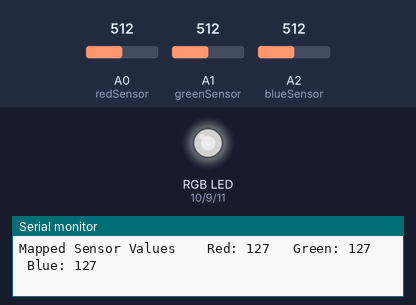
This sketch was run on a simulated Arduino Uno, built with avr-gcc and run on an emulated ATmega328P. Parts: an RGB LED mixed from three pins (HIGH = lit), the last lines printed to the serial monitor. The test bench sets the inputs (shaded band); at power-on: A0 (redSensor) = 512, A1 (greenSensor) = 512, A2 (blueSensor) = 512. Dim RGB values are drawn brighter than linear.

Above: at 1.2 s.
1.3 s: A0 (redSensor) set to 409
At 2.6 s:
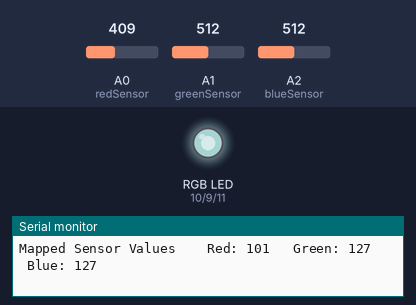
4.3 s: A0 (redSensor) set to 387
At 5.9 s:
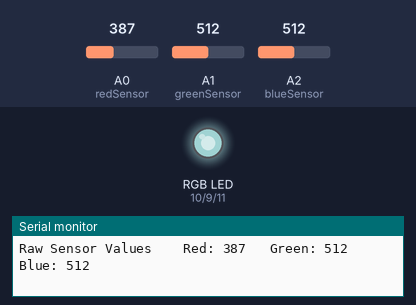
7.3 s: A1 (greenSensor) set to 410
At 8.2 s:
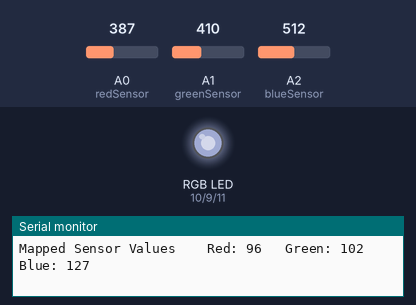
10.3 s: A1 (greenSensor) set to 384
At 11.1 s:
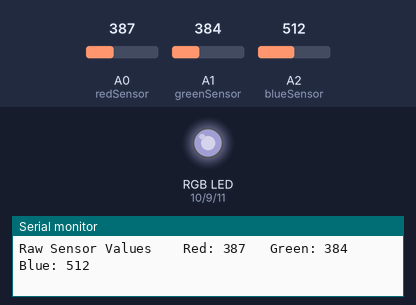
13.3 s: A2 (blueSensor) set to 411
At 14.7 s:
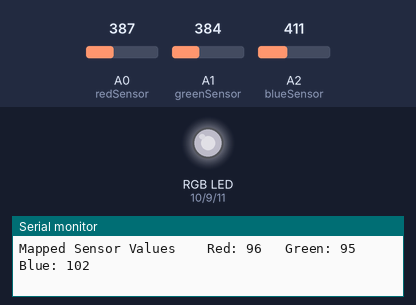
16.3 s: A2 (blueSensor) set to 383
At 17.1 s:
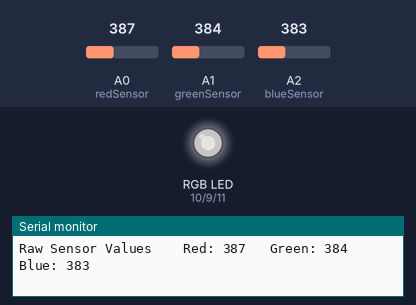
Timing chart, 0 to 19.3 s (numbered marks = the images above; inputs shaded):
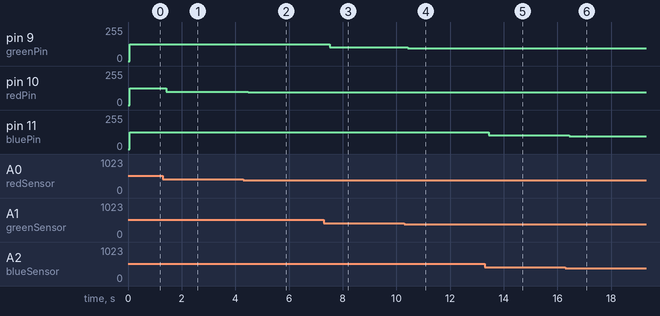

The sketch:

main.ino
```cpp
const int redPin   = 10;
const int greenPin = 9;
const int bluePin  = 11;

const int redSensor   = A0;
const int greenSensor = A1;
const int blueSensor  = A2;

int redValue   = 0;
int greenValue = 0;
int blueValue  = 0;

int redSensorVal   = 0;
int greenSensorVal = 0;
int blueSensorVal  = 0;

void setup() {
    Serial.begin(9600);

    pinMode(redPin,   OUTPUT);
    pinMode(greenPin, OUTPUT);
    pinMode(bluePin,  OUTPUT);
}

void loop() {
    redSensorVal = analogRead(redSensor);
    delay(5);
    greenSensorVal = analogRead(greenSensor);
    delay(5);
    blueSensorVal = analogRead(blueSensor);

    Serial.print("Raw Sensor Values \t Red: ");
    Serial.print(redSensorVal);
    Serial.print("\t Green: ");
    Serial.print(greenSensorVal);
    Serial.print("\t Blue: ");
    Serial.println(blueSensorVal);

    redValue   = map(redSensorVal,   0, 1023, 0, 255);
    greenValue = map(greenSensorVal, 0, 1023, 0, 255);
    blueValue  = map(blueSensorVal,  0, 1023, 0, 255);

    Serial.print("Mapped Sensor Values \t Red: ");
    Serial.print(redValue);
    Serial.print("\t Green: ");
    Serial.print(greenValue);
    Serial.print("\t Blue: ");
    Serial.println(blueValue);

    analogWrite(redPin,   redValue);
    analogWrite(greenPin, greenValue);
    analogWrite(bluePin,  blueValue);
}
```

Measured:
- after the input at 1.3 s, pin 10 (redPin): 127/255 → 101/255 after 0.12 s
- after the input at 4.3 s, pin 10 (redPin): 101/255 → 96/255 after 0.18 s
- after the input at 7.3 s, pin 9 (greenPin): 127/255 → 102/255 after 0.21 s
- after the input at 10.3 s, pin 9 (greenPin): 102/255 → 95/255 after 0.13 s
- after the input at 13.3 s, pin 11 (bluePin): 127/255 → 102/255 after 0.13 s
- after the input at 16.3 s, pin 11 (bluePin): 102/255 → 95/255 after 0.14 s
